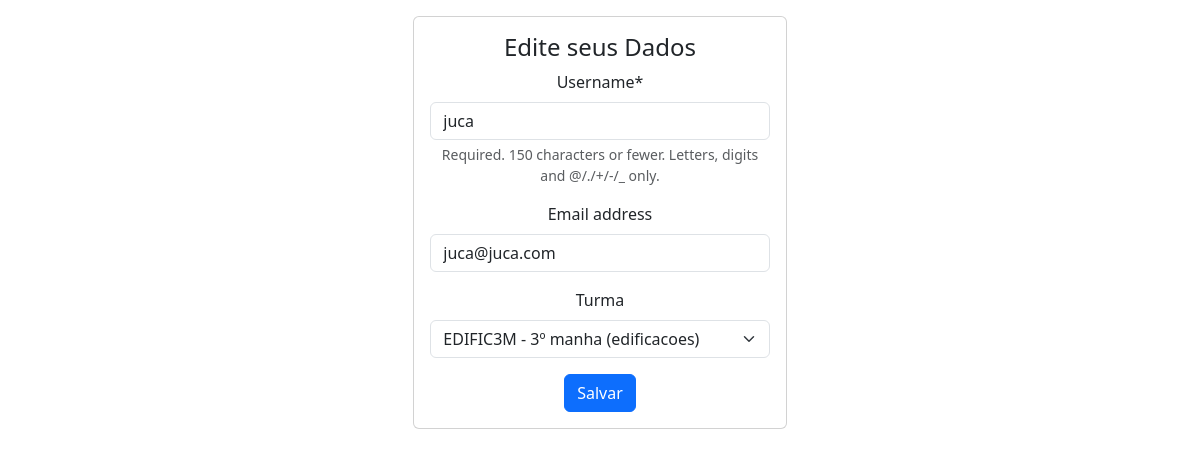
/edituser/ (signed in), run on an earlier commit of the app's database.
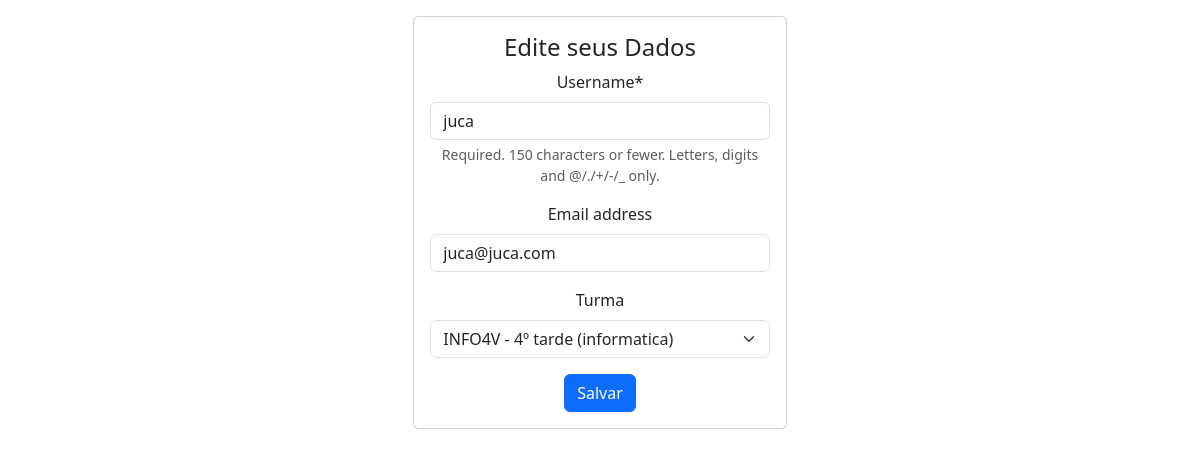
And on a later commit of the database.
### profiles/models.py (models this page shows, shortened)
class CustomUser(AbstractUser):
    id = models.BigAutoField(primary_key=True)
    turma = models.ForeignKey('classes.Turma', on_delete=models.SET_NULL, blank=True, null=True)

### profiles/views.py (the view, shortened to what this page needs)
# urls.py: path('edituser/', UserUpdate.as_view(), name = "edituser"),
class UserUpdate(UpdateView):
    template_name = "registration/edituser.html"
    model = CustomUser
    fields = ['username', 'email', 'turma']
    success_url = reverse_lazy("dashboard")
    def get_object(self, queryset=None):
        self.object = self.request.user
        return self.object
    def get_form(self, form_class=None):
        form = super().get_form(form_class)
        user = self.request.user
        if user.groups.filter(name='Docente').exists():
            form.fields.pop('turma')
        elif user.groups.filter(name='Discente').exists():
            pass
        return form
    def get_context_data(self, *args, **kwargs):
        context = super().get_context_data(*args, **kwargs)
        return context

### classes/models.py (called while the page is built)
    def __str__(self):
        return f"{self.nome} - {self.serie}º {self.turno} ({self.curso})"

### profiles/templates/registration/edituser.html (shortened to what this page needs)
{% extends 'baselog.html' %}
{% load crispy_forms_tags %}
{% block content %}
<div class="row">
    <div class="col-md-4 offset-md-4 text-center">
        <div class="card auth-card">
            <div class="card-body">
                <h4 class="card-title text-center">Edite seus Dados</h4>
                <form method="post">
                    {{ form|crispy }}
                    <button type="submit" class="btn btn-primary btn-block">Salvar</button>
                </form>
            </div>
        </div>
    </div>
</div>
{% endblock %}

What changed in the data, as far as the page shows it:
changed CustomUser "juca": turma "EDIFIC3M - 3º manha (edificacoes)" → "INFO4V - 4º tarde (informatica)"
